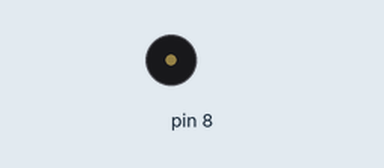
This sketch was run on a simulated Arduino Uno, built with avr-gcc and run on an emulated ATmega328P. On the bench: buzzer (waves = sounding). What the sketch prints to the serial monitor is not drawn.

Above: at 0.05 s.
Timing chart, 0 to 3.0 s (numbered marks = the images above):
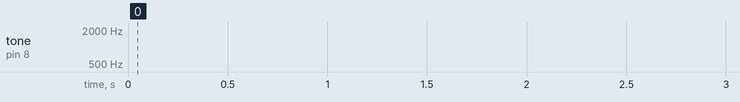

The sketch:

Millis.ino
```cpp
//ใกล้หมดเวลา แสดงเสียง
unsigned long previousMillis = 0;   //unsigned แสดงว่าเป็นตัวแปรที่เก็บค่าเป็นจำนวนเต็ม แบบไม่คิด เครื่องหมาย
int sec = 0, m = 0, h = 0;


void setup() {
  Serial.begin(9600);
  pinMode(8,OUTPUT);

}

void loop() {
  unsigned long currentMillis = millis(); //millis() คือฟังก์ชันสำหรับนับเวลาในหน่วยมิลลิวินาที

  if(currentMillis - previousMillis >= 1000) {
    sec++;
    if(sec >= 60){
      m++;
      sec = 0;
    }
    if(m >= 60){
      h++;
      m = 0;
    }
    if(h >= 24){
      h = 0;
    }
    previousMillis = currentMillis;
  }
  if (h == 0 && m == 0 && sec >= 25 && sec <= 30 ) {
      Serial.print(h);Serial.print(":");
      Serial.print(m);Serial.print(":");
      Serial.println(sec);
      Serial.println("I love xiao Zhan "); //ปริ้นคำ
      tone(8 , 1000 ,500 ); //เมื่อ 5 วิ ให้pin 8 ดัง tone(pin,ความถี่,ความยาวเสียง)
      delay(1100);
  }

}
```

Measured:
- by itself, tone on pin 8: silent → 1000 Hz at 25.0 s, → silent 0.50 s later, → 1000 Hz 0.60 s later, → silent 0.50 s later, … (12 changes in this stretch)
